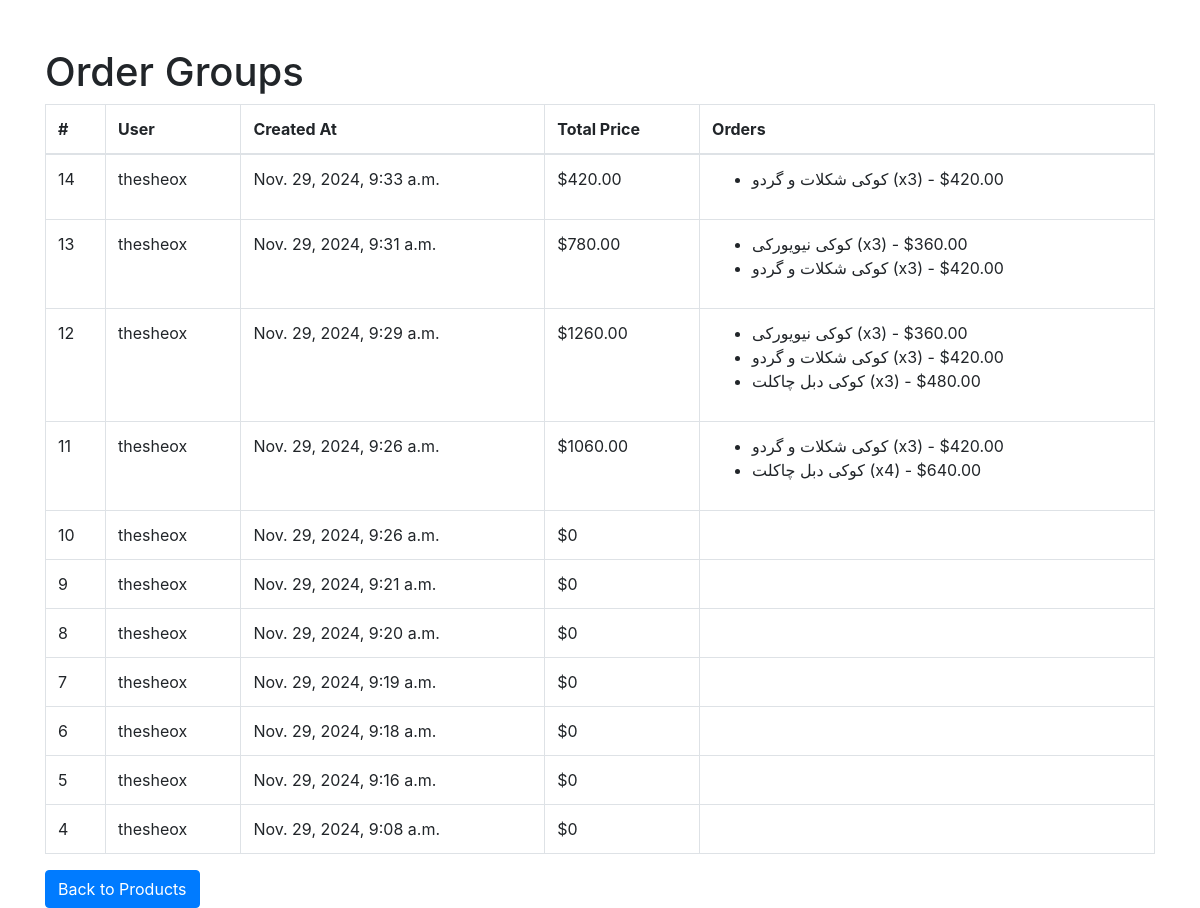
/order-groups/, run on an earlier commit of the app's database.
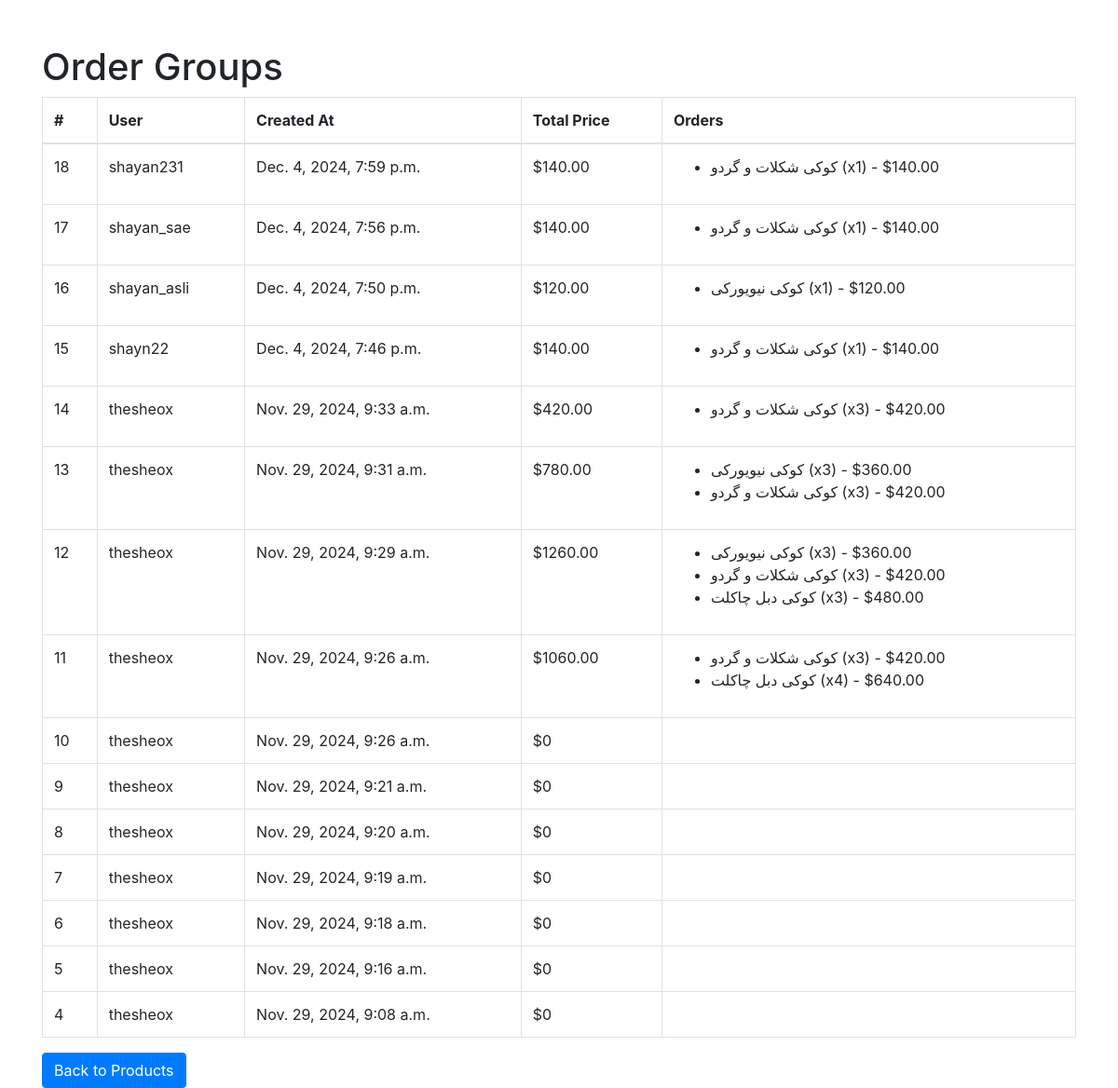
And on a later commit of the database.
### shop/models.py (models this page shows, shortened)
class OrderGroup(models.Model):
    user = models.ForeignKey(User, on_delete=models.CASCADE)
    created_at = models.DateTimeField(auto_now_add=True)
    @property
    def total_price(self):
        return sum(order.total_price for order in self.orders.all())  # 'orders' is the related_name of Order model

class Order(models.Model):
    order_group = models.ForeignKey(OrderGroup, related_name='orders', on_delete=models.CASCADE,null=True,blank=True)
    product = models.ForeignKey(Product, on_delete=models.CASCADE,null=True)
    quantity = models.PositiveIntegerField(null=True)
    total_price = models.DecimalField(max_digits=10, decimal_places=2)

class Product(models.Model):
    name = models.CharField(max_length=100)
    price = models.PositiveIntegerField()
    quantity = models.PositiveIntegerField()
    image = models.ImageField(upload_to='images', null=True, blank=True)  # Image field added

### shop/views.py (the view)
# urls.py: path('order-groups/', views.order_group_list, name='order_group_list'),  # List order groups
def order_group_list(request):
    order_groups = OrderGroup.objects.all().order_by('-created_at')  # Order by newest first
    return render(request, 'shop/order_group_list.html', {'order_groups': order_groups})

### shop/templates/shop/order_group_list.html (shortened to what this page needs)
<!DOCTYPE html>
<html>
<head>
    <link rel="stylesheet" href="https://stackpath.bootstrapcdn.com/bootstrap/4.5.2/css/bootstrap.min.css">
</head>
<body>
    <div class="container mt-5">
        <h1>Order Groups</h1>
        <table class="table table-bordered">
            <thead>
                <tr>
                    <th>#</th>
                    <th>User</th>
                    <th>Created At</th>
                    <th>Total Price</th>
                    <th>Orders</th>
                </tr>
            </thead>
            <tbody>
                {% for order_group in order_groups %}
                <tr>
                    <td>{{ order_group.id }}</td>
                    <td>{{ order_group.user.username }}</td>
                    <td>{{ order_group.created_at }}</td>
                    <td>${{ order_group.total_price }}</td>
                    <td>
                        <ul>
                            {% for order in order_group.orders.all %}
                            <li>
                                {{ order.product.name }} (x{{ order.quantity }}) - ${{ order.total_price }}
                            </li>
                            {% endfor %}
                        </ul>
                    </td>
                </tr>
                {% empty %}
                <tr>
                    <td colspan="5" class="text-center">No Order Groups Found</td>
                </tr>
                {% endfor %}
            </tbody>
        </table>
        <a href="{% url 'product_list' %}" class="btn btn-primary">Back to Products</a>
    </div>
</body>
</html>

What changed in the data, as far as the page shows it:
added OrderGroup: id "18", user.username "shayan231", created_at "Dec. 4, 2024, 7:59 p.m.", total_price "140.00"
added Order: product.name "کوکی شکلات و گردو", quantity "1", total_price "140.00", shown under "18"
added OrderGroup: id "17", user.username "shayan_sae", created_at "Dec. 4, 2024, 7:56 p.m.", total_price "140.00"
added Order: product.name "کوکی شکلات و گردو", quantity "1", total_price "140.00", shown under "17"
added OrderGroup: id "16", user.username "shayan_asli", created_at "Dec. 4, 2024, 7:50 p.m.", total_price "120.00"
added Order: product.name "کوکی نیویورکی", quantity "1", total_price "120.00", shown under "16"
added OrderGroup: id "15", user.username "shayn22", created_at "Dec. 4, 2024, 7:46 p.m.", total_price "140.00"
added Order: product.name "کوکی شکلات و گردو", quantity "1", total_price "140.00", shown under "15"
